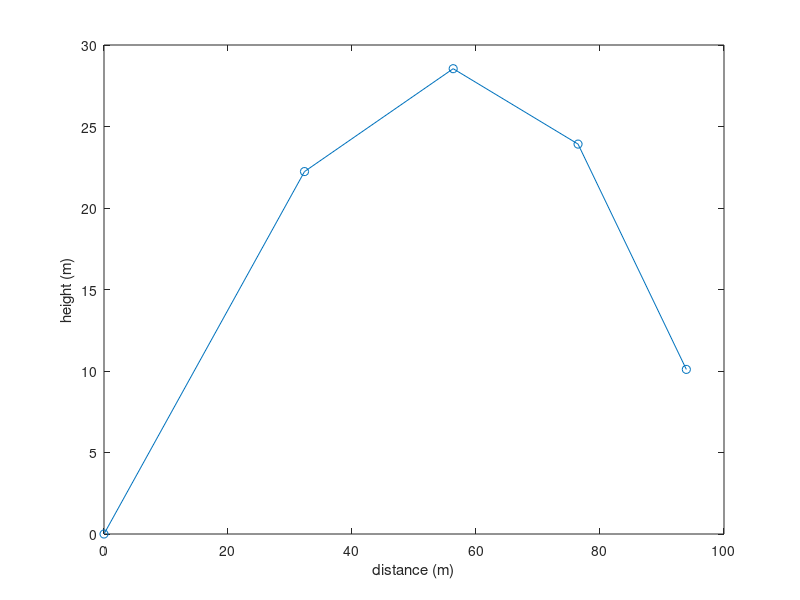

MATLAB code to generate this figure:
clear;
format compact;    % type "help format" to learn what this does

g=9.8;             % acceleration due to gravity
speed=50;          % initial speed is 50 m/s
angle=40;          % beware of radians vs degrees for trig functions

h=1;      % timestep of 0.5 second
pos=[0 0];  % start at the origin
vel=speed*[cosd(angle) sind(angle)];

Cd = 0.35;
p = 1.2;
r = 0.037;
A = pi*r^2;
m = 0.145;

exactRange=speed^2*sind(2*angle)/g;

i=0;

while pos(2)>=0
  i=i+1;
  x(i)=pos(1);
  y(i)=pos(2);

  % Acceleration due to gravity with air resistance
  acc=  -(0.5*Cd*p*A*norm(vel)/m)*vel - [0 g];

  % Euler method
  pos=pos + h*vel + 0.5*h^2*acc;
  vel=vel + h*acc;
end

% plot the trajectory as points connected by lines
plot(x,y,'o-')
xlabel('distance (m)')
ylabel('height (m)')

% linear interpolation to estimate the range of the projectile
slope=(pos(2)-y(end))/(pos(1)-x(end));
range=x(end)-y(end)/slope;
perror = 100 * abs(range - exactRange) / exactRange;
disp('Range')
disp(range)
disp('% Error')
disp(perror)
